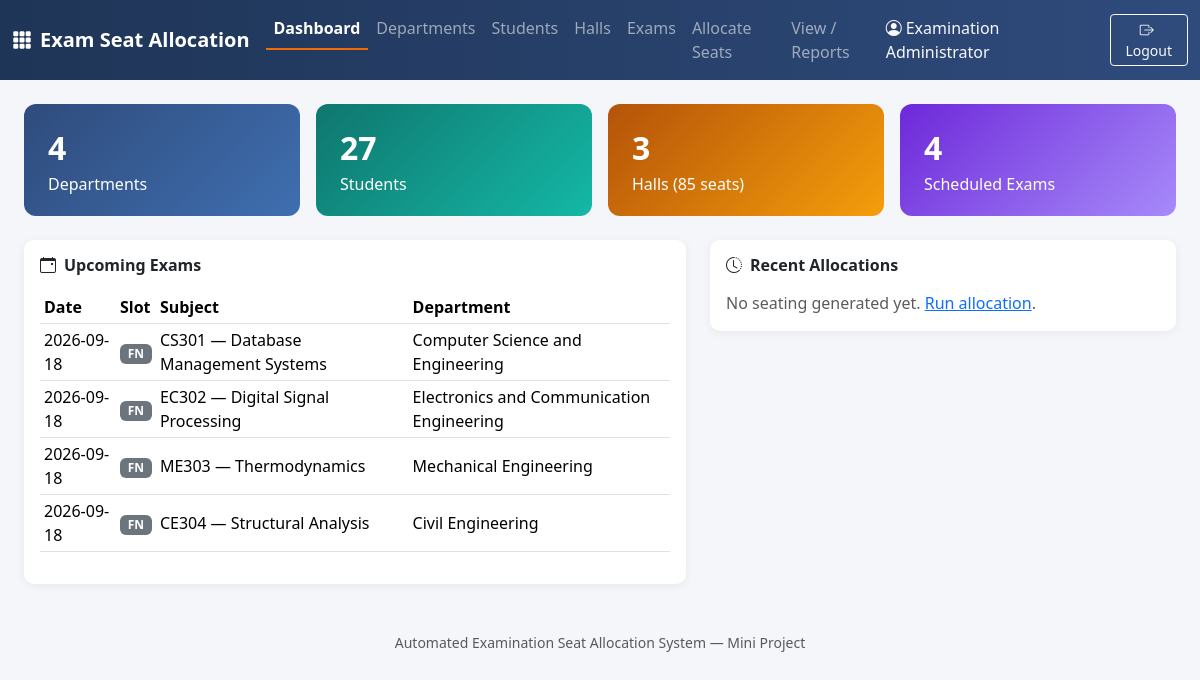
Screenshot of /dashboard.php (signed in) with the database file from the repository.
### tables this page shows
CREATE TABLE IF NOT EXISTS exams (
    id INT AUTO_INCREMENT PRIMARY KEY,
    subject_code VARCHAR(20) NOT NULL,
    subject_name VARCHAR(150) NOT NULL,
    department_id INT NOT NULL,
    exam_date DATE NOT NULL,
    session_slot ENUM('FN','AN') NOT NULL DEFAULT 'FN',
    FOREIGN KEY (department_id) REFERENCES departments(id) ON DELETE CASCADE
);

CREATE TABLE IF NOT EXISTS departments (
    id INT AUTO_INCREMENT PRIMARY KEY,
    dept_code VARCHAR(10) NOT NULL UNIQUE,
    dept_name VARCHAR(100) NOT NULL
);

### includes/auth.php (called while the page is built, shortened)
<?php
function current_staff_name(): string {
    return $_SESSION['staff_name'] ?? 'Staff';
}

### includes/functions.php (called while the page is built, shortened)
<?php
function h(?string $s): string {
    return htmlspecialchars($s ?? '', ENT_QUOTES, 'UTF-8');
}

### dashboard.php (the view, shortened to what this page needs)
<?php
require_once __DIR__ . '/includes/auth.php';
require_once __DIR__ . '/includes/db.php';
require_once __DIR__ . '/includes/functions.php';
$deptCount = $pdo->query('SELECT COUNT(*) FROM departments')->fetchColumn();
$studentCount = $pdo->query('SELECT COUNT(*) FROM students')->fetchColumn();
$hallCount = $pdo->query('SELECT COUNT(*) FROM halls')->fetchColumn();
$totalCapacity = $pdo->query('SELECT COALESCE(SUM(rows_count*cols_count),0) FROM halls')->fetchColumn();
$examCount = $pdo->query('SELECT COUNT(*) FROM exams')->fetchColumn();
$upcoming = $pdo->query(
    "SELECT e.*, d.dept_name FROM exams e
     JOIN departments d ON d.id = e.department_id
     ORDER BY e.exam_date ASC, e.session_slot ASC LIMIT 8"
)->fetchAll();
$recentSessions = $pdo->query(
    "SELECT session_key, COUNT(*) as seated, COUNT(DISTINCT hall_id) as halls_used, MAX(created_at) as generated_at
     FROM exam_allocations GROUP BY session_key ORDER BY generated_at DESC LIMIT 5"
)->fetchAll();
require __DIR__ . '/includes/header.php';
?>
<div class="row g-3 mb-4">
  <div class="col-md-3 col-6">
    <div class="stat-card bg-a">
      <div class="stat-num"><?= (int)$deptCount ?></div>
      <div>Departments</div>
    </div>
  </div>
  <div class="col-md-3 col-6">
    <div class="stat-card bg-b">
      <div class="stat-num"><?= (int)$studentCount ?></div>
      <div>Students</div>
    </div>
  </div>
  <div class="col-md-3 col-6">
    <div class="stat-card bg-c">
      <div class="stat-num"><?= (int)$hallCount ?></div>
      <div>Halls (<?= (int)$totalCapacity ?> seats)</div>
    </div>
  </div>
  <div class="col-md-3 col-6">
    <div class="stat-card bg-d">
      <div class="stat-num"><?= (int)$examCount ?></div>
      <div>Scheduled Exams</div>
    </div>
  </div>
</div>
<div class="row g-4">
  <div class="col-lg-7">
    <div class="card p-3">
      <h6 class="fw-bold mb-3"><i class="bi bi-calendar-event me-2"></i>Upcoming Exams</h6>
      <?php if (!$upcoming): ?>
        <p class="text-muted mb-0">No exams scheduled yet. <a href="exams.php">Add one</a>.</p>
      <?php else: ?>
      <div class="table-responsive">
        <table class="table table-sm align-middle">
          <thead><tr><th>Date</th><th>Slot</th><th>Subject</th><th>Department</th></tr></thead>
          <tbody>
          <?php foreach ($upcoming as $e): ?>
            <tr>
              <td><?= h($e['exam_date']) ?></td>
              <td><span class="badge bg-secondary"><?= h($e['session_slot']) ?></span></td>
              <td><?= h($e['subject_code']) ?> — <?= h($e['subject_name']) ?></td>
              <td><?= h($e['dept_name']) ?></td>
            </tr>
          <?php endforeach; ?>
          </tbody>
        </table>
      </div>
      <?php endif; ?>
    </div>
  </div>
  <div class="col-lg-5">
    <div class="card p-3">
      <h6 class="fw-bold mb-3"><i class="bi bi-clock-history me-2"></i>Recent Allocations</h6>
      <?php if (!$recentSessions): ?>
        <p class="text-muted mb-0">No seating generated yet. <a href="allocate.php">Run allocation</a>.</p>
      <?php endif; ?>
    </div>
  </div>
</div>
<?php require __DIR__ . '/includes/footer.php'; ?>

### includes/header.php (shortened to what this page needs)
<?php
require_once __DIR__ . '/auth.php';
$currentPage = basename($_SERVER['PHP_SELF']);
function navClass(string $page, string $current): string {
    return $page === $current ? 'nav-link active' : 'nav-link';
}
?>
<!DOCTYPE html>
<html lang="en">
<head>
<link href="https://cdn.jsdelivr.net/npm/bootstrap@5.3.3/dist/css/bootstrap.min.css" rel="stylesheet">
<link href="https://cdn.jsdelivr.net/npm/bootstrap-icons@1.11.3/font/bootstrap-icons.css" rel="stylesheet">
<link href="assets/css/style.css" rel="stylesheet">
</head>
<body>
<nav class="navbar navbar-expand-lg navbar-dark">
  <div class="container-fluid">
    <a class="navbar-brand fw-bold" href="dashboard.php"><i class="bi bi-grid-3x3-gap-fill me-2"></i>Exam Seat Allocation</a>
    <div class="collapse navbar-collapse" id="navMenu">
      <ul class="navbar-nav me-auto">
        <li class="nav-item"><a class="<?= navClass('dashboard.php', $currentPage) ?>" href="dashboard.php">Dashboard</a></li>
        <li class="nav-item"><a class="<?= navClass('departments.php', $currentPage) ?>" href="departments.php">Departments</a></li>
        <li class="nav-item"><a class="<?= navClass('students.php', $currentPage) ?>" href="students.php">Students</a></li>
        <li class="nav-item"><a class="<?= navClass('halls.php', $currentPage) ?>" href="halls.php">Halls</a></li>
        <li class="nav-item"><a class="<?= navClass('exams.php', $currentPage) ?>" href="exams.php">Exams</a></li>
        <li class="nav-item"><a class="<?= navClass('allocate.php', $currentPage) ?>" href="allocate.php">Allocate Seats</a></li>
        <li class="nav-item"><a class="<?= navClass('view_allocation.php', $currentPage) ?>" href="view_allocation.php">View / Reports</a></li>
      </ul>
      <span class="navbar-text text-light me-3"><i class="bi bi-person-circle me-1"></i><?= h(current_staff_name()) ?></span>
      <a href="logout.php" class="btn btn-outline-light btn-sm"><i class="bi bi-box-arrow-right me-1"></i>Logout</a>
    </div>
  </div>
</nav>
<div class="container-fluid px-4 py-4">

### includes/footer.php (shortened to what this page needs)
</div>
<footer class="text-center text-muted small py-4">
  Automated Examination Seat Allocation System &mdash; Mini Project
</footer>
</body>
</html>

### assets/css/style.css (style rules this page uses)
:root { --primary: #2f4b7c; --primary-dark: #1f3557; --accent: #ef6c00; }
body { background: #f4f6fa; font-family: 'Segoe UI', Roboto, Arial, sans-serif; }
.navbar { background: linear-gradient(90deg, var(--primary-dark), var(--primary)); }
.nav-link.active { font-weight: 600; border-bottom: 2px solid var(--accent); }
.card { border: none; border-radius: 10px; box-shadow: 0 2px 10px rgba(0,0,0,0.06); }
.stat-card { border-radius: 12px; color: #fff; padding: 1.25rem 1.5rem; }
.stat-card .stat-num { font-size: 2rem; font-weight: 700; }
.stat-card.bg-a { background: linear-gradient(135deg,#2f4b7c,#3f6fb0); }
.stat-card.bg-b { background: linear-gradient(135deg,#0f766e,#14b8a6); }
.stat-card.bg-c { background: linear-gradient(135deg,#b45309,#f59e0b); }
.stat-card.bg-d { background: linear-gradient(135deg,#6d28d9,#a78bfa); }

### rows the page displays
exams: exam_date "2026-09-18", session_slot "FN", subject_code "CS301", subject_name "Database Management Systems", department.dept_name "Computer Science and Engineering"
exams: exam_date "2026-09-18", session_slot "FN", subject_code "EC302", subject_name "Digital Signal Processing", department.dept_name "Electronics and Communication Engineering"
exams: exam_date "2026-09-18", session_slot "FN", subject_code "ME303", subject_name "Thermodynamics", department.dept_name "Mechanical Engineering"
exams: exam_date "2026-09-18", session_slot "FN", subject_code "CE304", subject_name "Structural Analysis", department.dept_name "Civil Engineering"

### other values shown
current_staff_name() "Examination Administrator"
$deptCount "4"
$studentCount "27"
$hallCount "3"
$totalCapacity "85"
$examCount "4"
